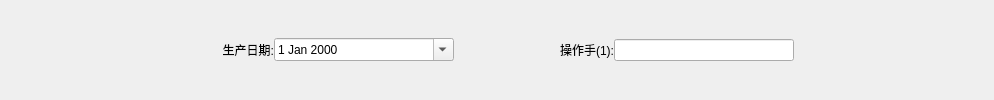
        <widget class="QWidget" name="widget_9" native="true">
         <layout class="QHBoxLayout" name="horizontalLayout_9">
          <property name="spacing">
           <number>0</number>
          </property>
          <property name="leftMargin">
           <number>0</number>
          </property>
          <property name="topMargin">
           <number>0</number>
          </property>
          <property name="rightMargin">
           <number>0</number>
          </property>
          <property name="bottomMargin">
           <number>0</number>
          </property>
          <item>
           <spacer name="horizontalSpacer_7">
            <property name="orientation">
             <enum>Qt::Horizontal</enum>
            </property>
            <property name="sizeType">
             <enum>QSizePolicy::Minimum</enum>
            </property>
            <property name="sizeHint" stdset="0">
             <size>
              <width>114</width>
              <height>20</height>
             </size>
            </property>
           </spacer>
          </item>
          <item>
           <widget class="QLabel" name="label_26">
            <property name="minimumSize">
             <size>
              <width>160</width>
              <height>0</height>
             </size>
            </property>
            <property name="maximumSize">
             <size>
              <width>160</width>
              <height>16777215</height>
             </size>
            </property>
            <property name="text">
             <string>生产日期:</string>
            </property>
            <property name="alignment">
             <set>Qt::AlignRight|Qt::AlignTrailing|Qt::AlignVCenter</set>
            </property>
           </widget>
          </item>
          <item>
           <widget class="QDateEdit" name="productDateDE">
            <property name="minimumSize">
             <size>
              <width>180</width>
              <height>0</height>
             </size>
            </property>
            <property name="maximumSize">
             <size>
              <width>180</width>
              <height>16777215</height>
             </size>
            </property>
            <property name="calendarPopup">
             <bool>true</bool>
            </property>
           </widget>
          </item>
          <item>
           <widget class="QLabel" name="label_25">
            <property name="minimumSize">
             <size>
              <width>160</width>
              <height>0</height>
             </size>
            </property>
            <property name="maximumSize">
             <size>
              <width>160</width>
              <height>16777215</height>
             </size>
            </property>
            <property name="text">
             <string>操作手(1):</string>
            </property>
            <property name="alignment">
             <set>Qt::AlignRight|Qt::AlignTrailing|Qt::AlignVCenter</set>
            </property>
           </widget>
          </item>
          <item>
           <widget class="QLineEdit" name="operator1LE">
            <property name="minimumSize">
             <size>
              <width>180</width>
              <height>0</height>
             </size>
            </property>
            <property name="maximumSize">
             <size>
              <width>180</width>
              <height>16777215</height>
             </size>
            </property>
           </widget>
          </item>
          <item>
           <spacer name="horizontalSpacer_10">
            <property name="orientation">
             <enum>Qt::Horizontal</enum>
            </property>
            <property name="sizeType">
             <enum>QSizePolicy::Maximum</enum>
            </property>
            <property name="sizeHint" stdset="0">
             <size>
              <width>200</width>
              <height>20</height>
             </size>
            </property>
           </spacer>
          </item>
         </layout>
        </widget>
